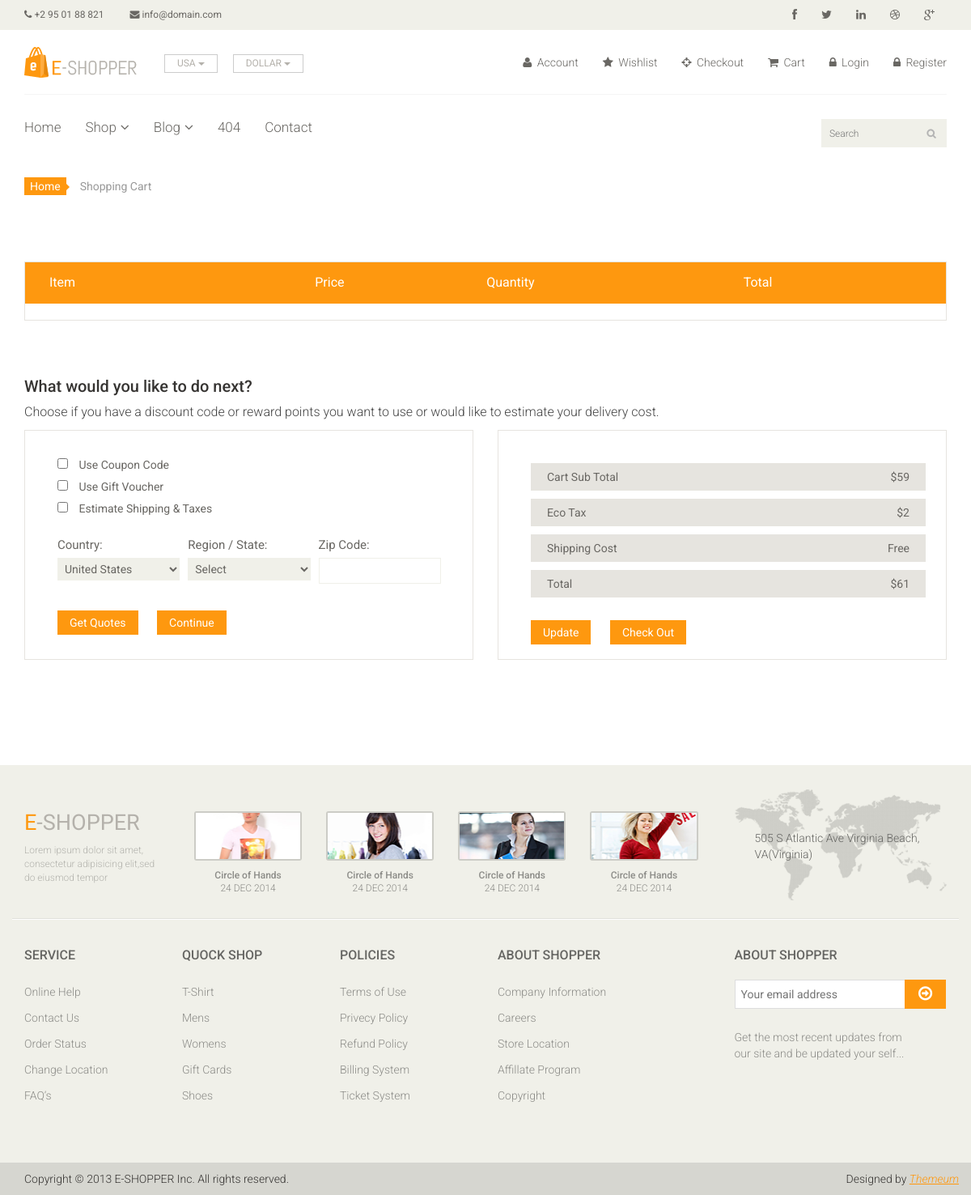
Page /cart/ on the earlier database version.
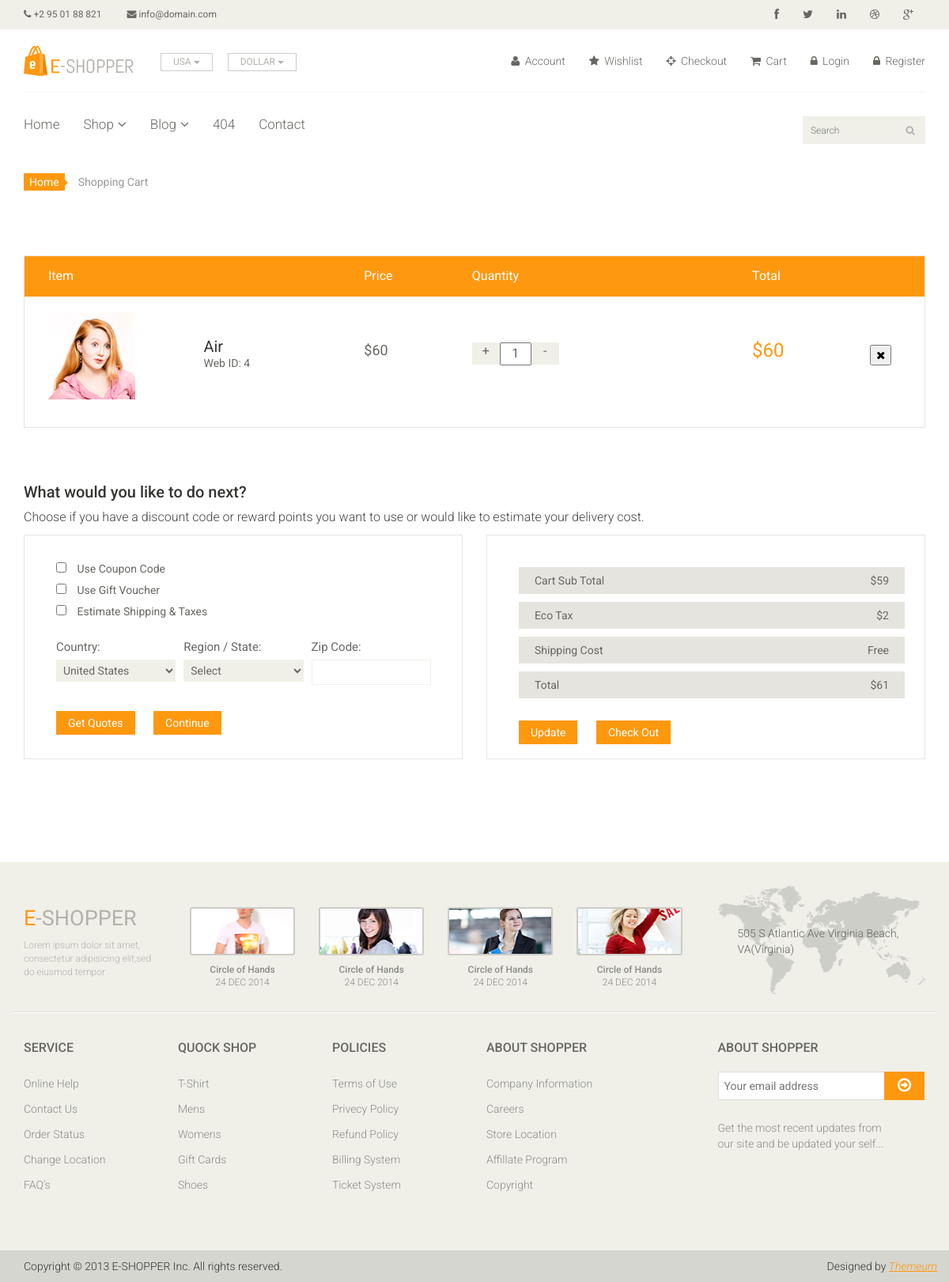
Same page on the later database version.
### main/models.py (models this page shows, shortened)
class Card(models.Model):
    prod = models.ForeignKey(Product, on_delete=models.CASCADE)

class Product(models.Model):
    subcategory = models.ForeignKey(SubCategory, on_delete=models.CASCADE, related_name='sub_prod')
    sale = models.BooleanField('Product sale')
    new = models.BooleanField('New product')
    name = models.CharField('Product name', max_length=30)
    img = models.ImageField('Image')
    sale_logo = models.ImageField('Sale logo')
    new_logo = models.ImageField('new logo')
    price = models.PositiveIntegerField('Price')
    date = models.DateTimeField('Product add date', auto_now=True)
    class Meta:
        ordering = ['-date']

### main/views.py (the view)
# urls.py: path('cart/', views.cart, name='cart'),
def cart(request):
    card_list = Card.objects.all()
    return render(request, 'main/cart.html', context={
        'one_logo':all_for_site(),
        'action':'cart',
        'card_list':card_list
    })

### main/views.py (called while the page is built)
def all_for_site():
    one_logo = HomeLogo.objects.all().first()
    return one_logo

### main/templates/main/cart.html (shortened to what this page needs)
{% extends 'base.html' %}
{% block content %}
	<section id="cart_items">
		<div class="container">
			<div class="breadcrumbs">
				<ol class="breadcrumb">
				  <li><a href="#">Home</a></li>
				  <li class="active">Shopping Cart</li>
				</ol>
			</div>
			<div class="table-responsive cart_info">
				<table class="table table-condensed">
					<thead>
						<tr class="cart_menu">
							<td class="image">Item</td>
							<td class="description"></td>
							<td class="price">Price</td>
							<td class="quantity">Quantity</td>
							<td class="total">Total</td>
							<td></td>
						</tr>
					</thead>
					<tbody>
						{% for i in card_list %}
						<tr>
							<td class="cart_product">
								<a href=""><img src="{{ i.prod.img.url }}" alt=""></a>
							</td>
							<td class="cart_description">
								<h4><a href="">{{ i.prod.name }}</a></h4>
								<p>Web ID: {{ i.prod.id }}</p>
							</td>
							<td class="cart_price">
								<p>${{ i.prod.price }}</p>
							</td>
							<td class="cart_quantity">
								<div class="cart_quantity_button">
									<a class="cart_quantity_up" href=""> + </a>
									<input class="cart_quantity_input" type="text" name="quantity" value="1" autocomplete="off" size="2">
									<a class="cart_quantity_down" href=""> - </a>
								</div>
							</td>
							<td class="cart_total">
								<p class="cart_total_price">${{ i.prod.price }}</p>
							</td>
							<td class="cart_delete">
								<form action="{% url 'delete_to_cart' %}" method="post">
									<button type="submit" name="item" value="{{ i.id }}" class="cart_quantity_delete"><i class="fa fa-times"></i></button>
								</form>
							</td>
						</tr>
						{% endfor %}
					</tbody>
				</table>
			</div>
		</div>
	</section>
	<section id="do_action">
		<div class="container">
			<div class="heading">
				<h3>What would you like to do next?</h3>
				<p>Choose if you have a discount code or reward points you want to use or would like to estimate your delivery cost.</p>
			</div>
			<div class="row">
				<div class="col-sm-6">
					<div class="chose_area">
						<ul class="user_option">
							<li>
								<input type="checkbox">
								<label>Use Coupon Code</label>
							</li>
							<li>
								<input type="checkbox">
								<label>Use Gift Voucher</label>
							</li>
							<li>
								<input type="checkbox">
								<label>Estimate Shipping & Taxes</label>
							</li>
						</ul>
						<ul class="user_info">
							<li class="single_field">
								<label>Country:</label>
								<select>
									<option>United States</option>
								</select>
							</li>
							<li class="single_field">
								<label>Region / State:</label>
								<select>
									<option>Select</option>
								</select>
							</li>
							<li class="single_field zip-field">
								<label>Zip Code:</label>
								<input type="text">
							</li>
						</ul>
						<a class="btn btn-default update" href="">Get Quotes</a>
						<a class="btn btn-default check_out" href="">Continue</a>
					</div>
				</div>
				<div class="col-sm-6">
					<div class="total_area">
						<ul>
							<li>Cart Sub Total <span>$59</span></li>
							<li>Eco Tax <span>$2</span></li>
							<li>Shipping Cost <span>Free</span></li>
							<li>Total <span>$61</span></li>
						</ul>
							<a class="btn btn-default update" href="">Update</a>
							<a class="btn btn-default check_out" href="">Check Out</a>
					</div>
				</div>
			</div>
		</div>
	</section>
{% endblock %}

Differences in the rows shown:
added Card: prod.img (picture), prod.name "Air", prod.id "4", prod.price "60", {{ i.id }} 8 (drawn)
